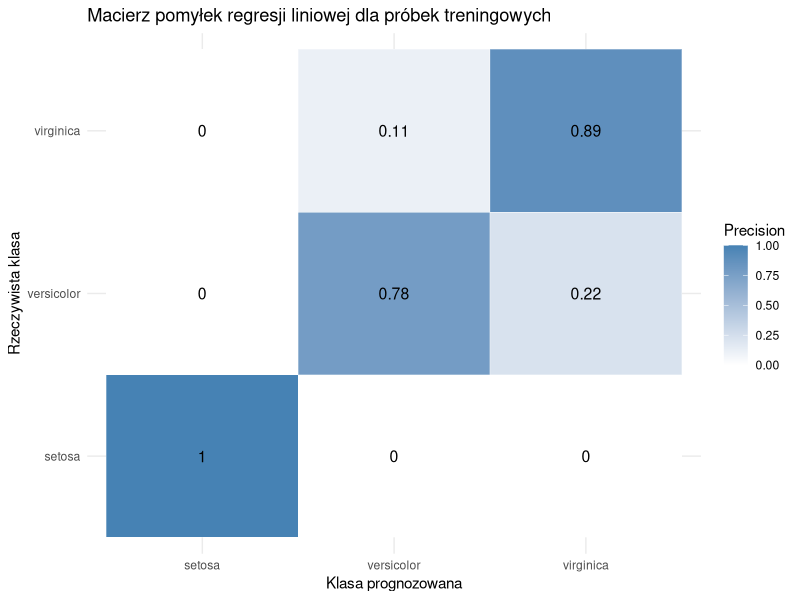
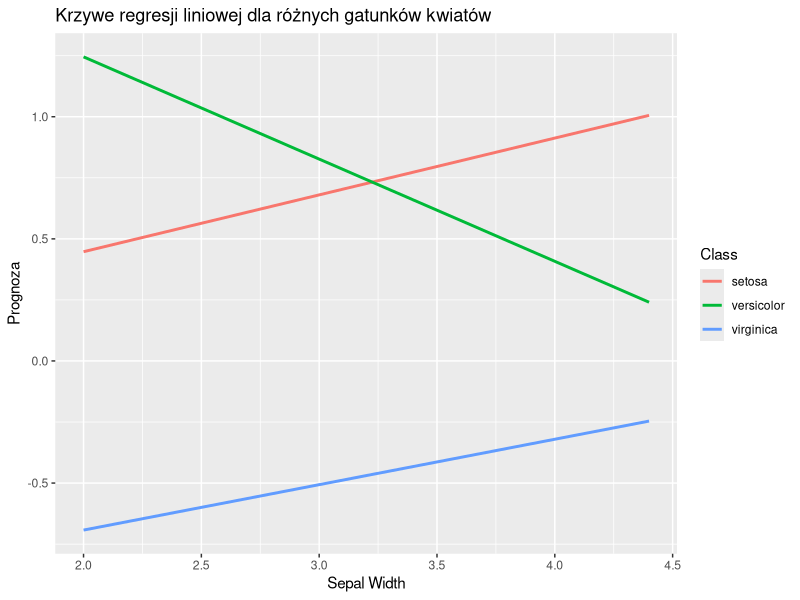
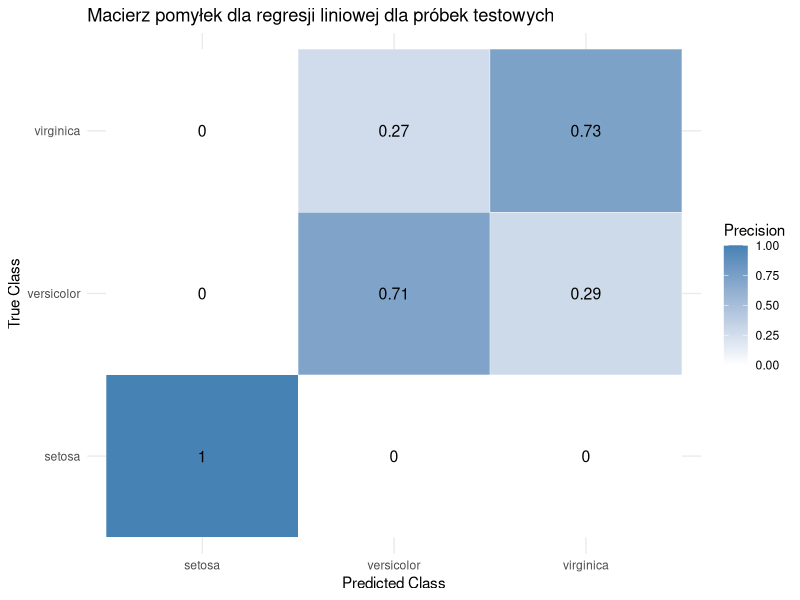
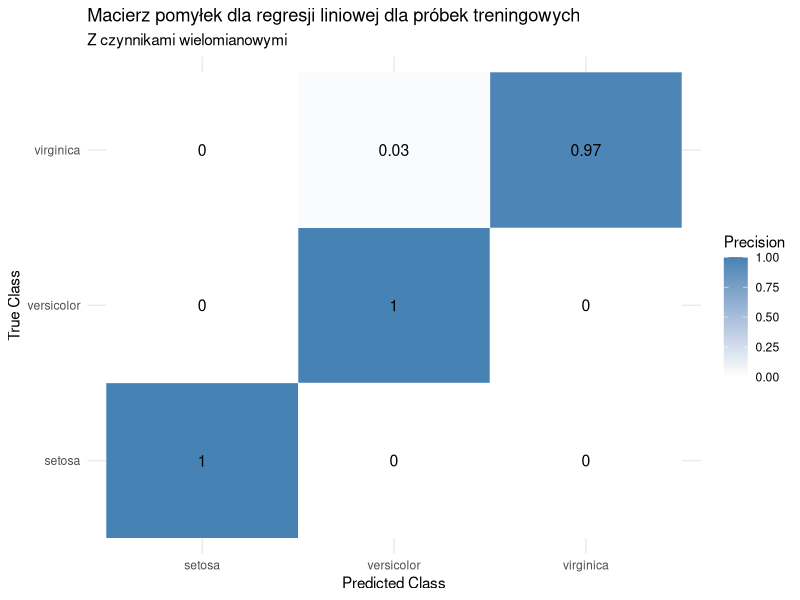
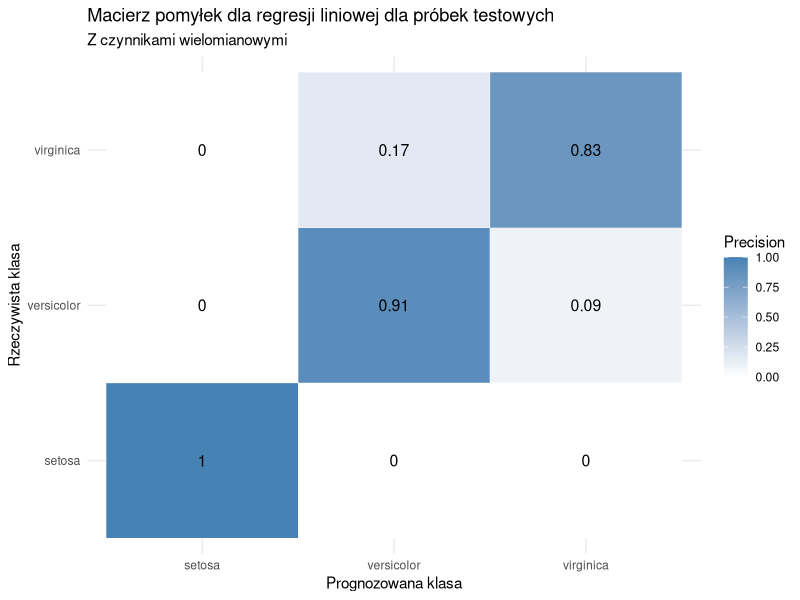
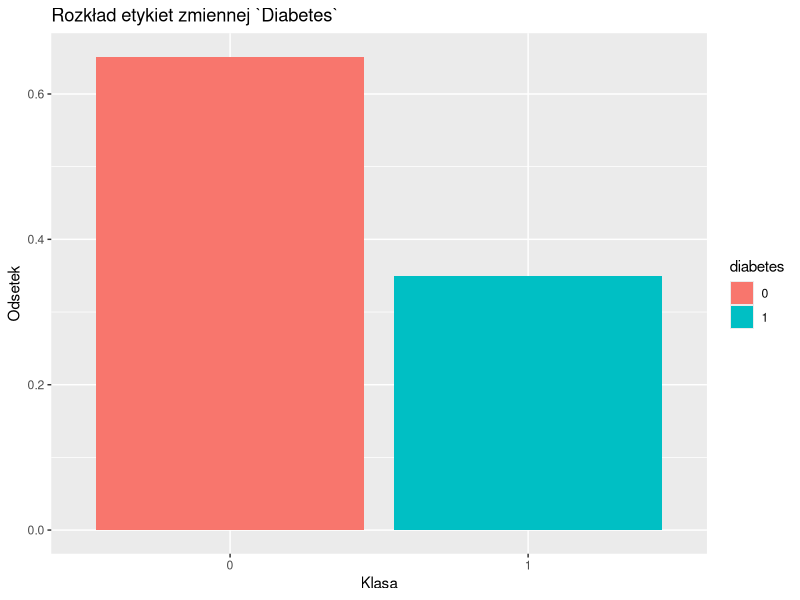
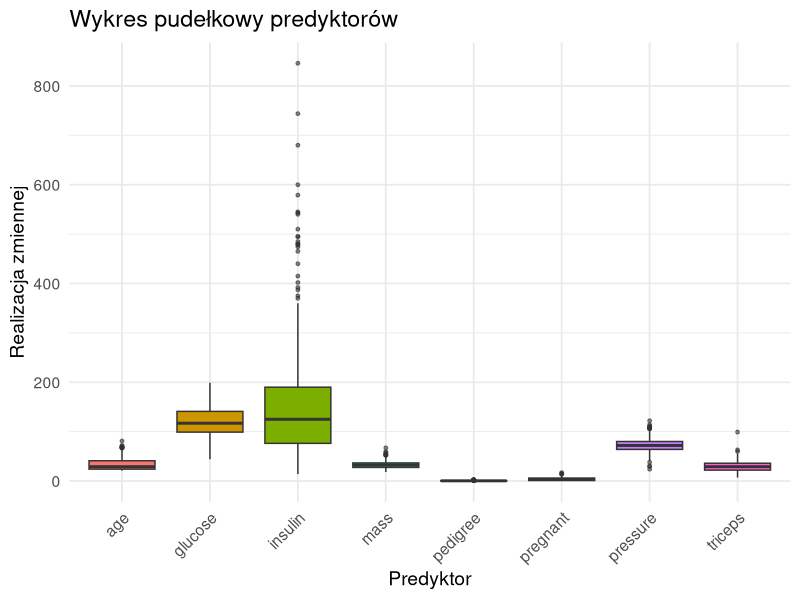
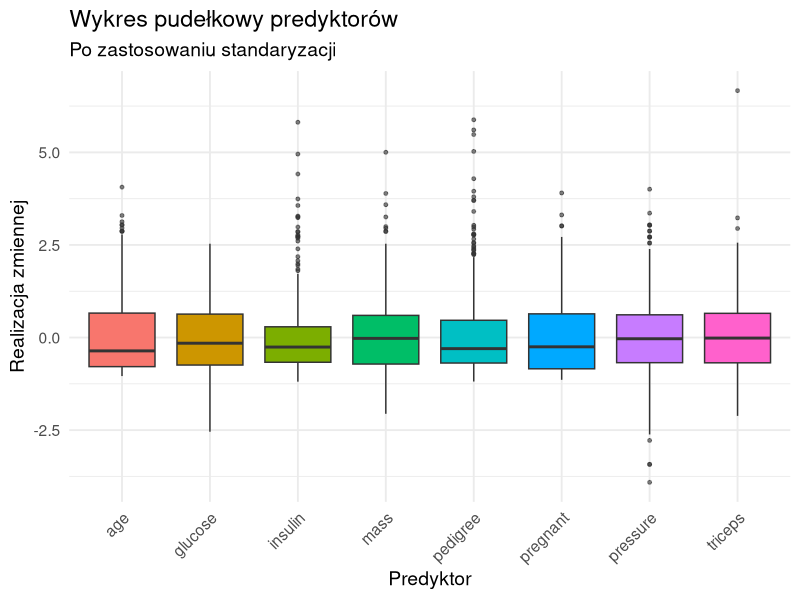

Source code (R) for these figures, in order:
## ---- chunk 1
knitr::opts_chunk$set(echo = FALSE, cache = FALSE)
knitr::opts_chunk$set(warning = FALSE, message = FALSE, include = FALSE) 
knitr::opts_chunk$set(fig.pos = "H", out.extra = '', fig.align = "center",
                      fig.height = 4, fig.width =6)
knitr::opts_chunk$set(dev.args = list(encoding = "CP1250.ENC"))

## ---- chunk 2
# Import necessary librarries
library(datasets)
library(caret)
library(reshape2)
library(ggplot2)
library(rlang)
library(dplyr)
library(tidyr)
library(class)

## ---- chunk 3
iris_df <- iris
## ---- chunk 4
split_ratio <- 0.7

train_indices <- sample(seq_len(nrow(iris_df)), size = split_ratio * nrow(iris_df))

train_data <- iris_df[train_indices, ]
test_data  <- iris_df[-train_indices, ]
## ---- chunk 5
# Extract class labels
classes <- unique(iris_df$Species)

predictors <- c("Sepal.Length","Sepal.Width", "Petal.Length", "Petal.Width")

# Function to fit one-vs-rest linear regression model for a given class
model_fitter <- function(train_data, cls) {
  binary_response <- ifelse(train_data$Species == cls, 1, 0)
  lm(binary_response ~ Sepal.Length + Sepal.Width + Petal.Length + Petal.Width,
     data = train_data)
}

# Train a model for each class
models <- lapply(classes, function(cls) model_fitter(train_data, cls))

# Function to predict class with the highest predicted value
predict_multiclass <- function(data, models) {
  preds <- sapply(models, function(model) predict(model, newdata = data))
  preds <- as.matrix(preds)
  colnames(preds) <- classes

  max_indices <- apply(preds, 1, which.max)
  predicted_classes <- factor(classes[max_indices], levels = classes)

  return(predicted_classes)
}

## ---- chunk 6
# Predict ondata
predicted.classes <- predict_multiclass(iris_df, models)

iris_df$Predicted.Species <- predicted.classes
## ---- chunk 7
# Find the true labels
G <- iris_df[train_indices, "Species"]

# Find the predicted labels
G.hat <- predicted.classes[train_indices]

# Create a confussion matrix
conf.matrix <- confusionMatrix(data = G.hat, reference = G)$table

# Normalize the matrix by columns and melt the matrix
conf.matrix <- melt(prop.table(conf.matrix, margin = 2))

# Rename the columns of the matrix
colnames(conf.matrix) <- c("Predicted.label", "True.label", "Precision")


# Plot the confussion matrix as heatmap
ggplot(conf.matrix, aes(x = Predicted.label, y = True.label, fill = Precision)) +
  geom_tile(color = "white") +
  geom_text(aes(label = round(Precision, 2)), size = 4) +
  scale_fill_gradient(low = "white", high = "steelblue") +
  labs(title = "Macierz pomyłek regresji liniowej dla próbek treningowych",
       x = "Klasa prognozowana", y = "Rzeczywista klasa", fill = "Precision") +
  theme_minimal()

## ---- chunk 8
create_linreg_data <- function(class, predictor = "Sepal.Length"){
  class_idx <- which(classes == class)
  model_do_wykresu <- models[[class_idx]] # Find the model for this particular class
  wspolczynniki <- coef(model_do_wykresu)  # Find the model coefficients

  przewidywane_wartosci <- wspolczynniki[1]  + wspolczynniki[predictor] * train_data[[predictor]] # Find the prediction error
  wartosci_regresji <- data.frame("X" = train_data[[predictor]], # Create data frame
                                   "Y" = przewidywane_wartosci,
                                   "Class" = class)
  colnames(wartosci_regresji) = c(predictor, "Y", "Class") # Set the column names
  return(wartosci_regresji)
}
## ---- chunk 9
predictor <- "Sepal.Width" # Wybiera predyktor

dfs <- lapply(classes, function(x) {create_linreg_data(x, predictor)}) # Tworzy listę ramek danych
combined_df <- bind_rows(dfs) # Łączy ramki danych

# Tworzy wykres liniowy
p1 <- ggplot(combined_df, aes(x = !!sym(predictor), y = Y, color = Class)) +
  geom_line(size = 1) +
  labs(title = "Krzywe regresji liniowej dla różnych gatunków kwiatów",
       x = gsub("\\.", " ", predictor), # Etykieta osi X
       y = "Prognoza", # Etykieta osi Y
       color = "Class") # Etykieta legendy
print(p1)
## ---- chunk 10
# Find the true labels
G <- iris_df[-train_indices, "Species"]

# Find the predicted labels
G.hat <- predicted.classes[-train_indices]

# Create a confussion matrix
conf.matrix <- confusionMatrix(data = G.hat, reference = G)$table

# Normalize the matrix by columns and melt the matrix
conf.matrix <- melt(prop.table(conf.matrix, margin = 2))

# Rename the columns of the matrix
colnames(conf.matrix) <- c("Predicted.label", "True.label", "Precision")


# Plot the confussion matrix as heatmap
ggplot(conf.matrix, aes(x = Predicted.label, y = True.label, fill = Precision)) +
  geom_tile(color = "white") +
  geom_text(aes(label = round(Precision, 2)), size = 4) +
  scale_fill_gradient(low = "white", high = "steelblue") +
  labs(title = "Macierz pomyłek dla regresji liniowej dla próbek testowych",
       x = "Predicted Class", y = "True Class", fill = "Precision") +
  theme(legend.position = "none") +
  theme_minimal()
## ---- chunk 11

# Creating the polynomial features
iris_df$Sepal.Length2 <- iris_df$Sepal.Length^2
iris_df$Sepal.Width2 <- iris_df$Sepal.Width^2
iris_df$Petal.Length2 <- iris_df$Petal.Length^2
iris_df$Petal.Width2 <- iris_df$Petal.Width^2

iris_df$Sepal.Length_Sepal.Width <- iris_df$Sepal.Length * iris_df$Sepal.Width
iris_df$Sepal.Length_Petal.Length <- iris_df$Sepal.Length * iris_df$Petal.Length
iris_df$Sepal.Length_Petal.Width <- iris_df$Sepal.Length * iris_df$Petal.Width
iris_df$Sepal.Width_Petal.Length <- iris_df$Sepal.Width * iris_df$Petal.Length
iris_df$Sepal.Width_Petal.Width <- iris_df$Sepal.Width * iris_df$Petal.Width
iris_df$Petal.Length_Petal.Width <- iris_df$Petal.Length * iris_df$Petal.Width

## ---- chunk 12
train_indices <- sample(seq_len(nrow(iris_df)), size = split_ratio * nrow(iris_df))

iris_df <-   iris_df %>% mutate(Predicted.Species = NULL)

train_data <- iris_df[train_indices, ]
test_data <- iris_df[-train_indices, ]

## ---- chunk 13
# Train a model for each class

# Function to fit one-vs-rest linear regression model for a given class


model_fitter <- function(train_data, cls) {
  binary_response <- ifelse(train_data$Species == cls, 1, 0)
  lm(binary_response ~ ., data = train_data[, names(train_data) != "Species"])
}

models <- lapply(classes, function(cls) model_fitter(train_data, cls))


## ---- chunk 14
# Predict on data
predicted.classes <- predict_multiclass(iris_df, models)

iris_df$Predicted.Species <- predicted.classes

## ---- chunk 15
# Find the true labels
G <- iris_df[train_indices, "Species"]

# Find the predicted labels
G.hat <- predicted.classes[train_indices]

# Create a confussion matrix
conf.matrix <- confusionMatrix(data = G.hat, reference = G)$table

# Normalize the matrix by columns and melt the matrix
conf.matrix <- melt(prop.table(conf.matrix, margin = 2))

# Rename the columns of the matrix
colnames(conf.matrix) <- c("Predicted.label", "True.label", "Precision")


# Plot the confussion matrix as heatmap
ggplot(conf.matrix, aes(x = Predicted.label, y = True.label, fill = Precision)) +
  geom_tile(color = "white") +
  geom_text(aes(label = round(Precision, 2)), size = 4) +
  scale_fill_gradient(low = "white", high = "steelblue") +
  labs(title = "Macierz pomyłek dla regresji liniowej dla próbek treningowych",
       subtitle = "Z czynnikami wielomianowymi",
       x = "Predicted Class", y = "True Class", fill = "Precision") +
  theme_minimal()

## ---- chunk 16
# Find the true labels
G <- iris_df[-train_indices, "Species"]

# Find the predicted labels
G.hat <- predicted.classes[-train_indices]

# Create a confussion matrix
conf.matrix <- confusionMatrix(data = G.hat, reference = G)$table

# Normalize the matrix by columns and melt the matrix
conf.matrix <- melt(prop.table(conf.matrix, margin = 2))

# Rename the columns of the matrix
colnames(conf.matrix) <- c("Predicted.label", "True.label", "Precision")


# Plot the confussion matrix as heatmap
ggplot(conf.matrix, aes(x = Predicted.label, y = True.label, fill = Precision)) +
  geom_tile(color = "white") +
  geom_text(aes(label = round(Precision, 2)), size = 4) +
  scale_fill_gradient(low = "white", high = "steelblue") +
  labs(title = "Macierz pomyłek dla regresji liniowej dla próbek testowych",
       subtitle  = "Z czynnikami wielomianowymi",
       x = "Prognozowana klasa", y = "Rzeczywista klasa", fill = "Precision") +
  theme_minimal()

## ---- chunk 17
library("mlbench")
data("PimaIndiansDiabetes2")
pimaindians.df <- PimaIndiansDiabetes2

## ---- chunk 18
pimaindians.df  <-  pimaindians.df %>% mutate(diabetes = ifelse(pimaindians.df$diabetes == "pos", 1, 0))

pimaindians.df$diabetes <- factor(pimaindians.df$diabetes)
## ---- chunk 19
# Probability for each class of `diabetes` target variable.
probs <- pimaindians.df %>%
  group_by(diabetes) %>%
  summarise(liczba = n()) %>%
  mutate(prawdopodobienstwo = liczba / sum(liczba))

probs$diabetes <- factor(probs$diabetes)

ggplot(probs, aes(x = diabetes, y = prawdopodobienstwo, fill = diabetes)) +
  geom_bar(stat = "identity") +
  labs(x = "Klasa", y = "Odsetek", title = "Rozkład etykiet zmiennej `Diabetes`")

## ---- chunk 20
# Find predictors
predictors <- setdiff(colnames(pimaindians.df), "diabetes")

# Dataframe with predictors
X <- pimaindians.df[predictors]

# Convert to long format
X.long <- X %>%
  pivot_longer(cols = everything(),
               names_to = "predictor",
               values_to = "realization")

# Plotting boxplots
ggplot(X.long, aes(x = predictor, y = realization, fill = predictor)) +
  geom_boxplot(outlier.size = 1, outlier.alpha = 0.6) +  # boxplot with smaller, semi-transparent outliers
  theme_minimal(base_size = 14) +                        # clean minimal theme with base font size 14
  theme(
    axis.text.x = element_text(angle = 45, hjust = 1),  # rotate x-axis labels 45 degrees for better readability
    legend.position = "none"                             # hide legend (fill color is redundant with x-axis labels)
  ) +
  labs(
    x = "Predyktor",                                     # etykieta osi X
    y = "Realizacja zmiennej",                           # etykieta osi Y
    title = "Wykres pudełkowy predyktorów"               # tytuł wykresu
  )

## ---- chunk 21

X.std <- data.frame(apply(X, 2, function(x){ (x - mean(x, na.rm = TRUE))/ sd(x, na.rm = TRUE)}
))

# Convert to long format
X.std.long <- X.std %>%
  pivot_longer(cols = everything(),
               names_to = "predictor",
               values_to = "realization")


# Plotting boxplots
ggplot(X.std.long, aes(x = predictor, y = realization, fill = predictor)) +
  geom_boxplot(outlier.size = 1, outlier.alpha = 0.6) +  # boxplot with smaller, semi-transparent outliers
  theme_minimal(base_size = 14) +                        # clean minimal theme with base font size 14
  theme(
    axis.text.x = element_text(angle = 45, hjust = 1),  # rotate x-axis labels 45 degrees for better readability
    legend.position = "none"                             # hide legend (fill color is redundant with x-axis labels)
  ) +
  labs(
    x = "Predyktor",                                     # etykieta osi X
    y = "Realizacja zmiennej",                           # etykieta osi Y
    title = "Wykres pudełkowy predyktorów",               # tytuł wykresu
    subtitle = "Po zastosowaniu standaryzacji"            # Podtytuł wykresu
  )


## ---- chunk 22
# Apply the standarization to the dataframe
pimaindians.df[predictors] = X.std


pimaindians.long.df <- pimaindians.df %>% pivot_longer( cols = where(is.numeric), values_to = "realization", 
                                                        names_to = "predictor")

# Plotting boxplots
ggplot(pimaindians.long.df, aes(x = predictor, y = realization, fill = diabetes)) +
  geom_boxplot(outlier.size = 1, outlier.alpha = 0.6) +  # boxplot with smaller, semi-transparent outliers
  theme_minimal(base_size = 14) +                        # clean minimal theme with base font size 14
  theme(
    axis.text.x = element_text(angle = 45, hjust = 1)  # rotate x-axis labels 45 degrees for better readability
  ) +
  labs(
    x = "Predyktor",                                     # etykieta osi X
    y = "Realizacja zmiennej",                           # etykieta osi Y
    title = "Wykres pudełkowy predyktorów po zastosowaniu standaryzacji",               # tytuł wykresu
  )


## ---- chunk 23
split_ratio <- 0.7


# Imputation by mean
pimaindians.df <- pimaindians.df %>%
  mutate(across(where(is.numeric), ~ ifelse(is.na(.), mean(., na.rm = TRUE), .)))


train_indices <- sample(seq_len(nrow(pimaindians.df)), size = split_ratio * nrow(pimaindians.df))

train_data <- pimaindians.df[train_indices, ]
test_data  <- pimaindians.df[-train_indices, ]


train.X <- train_data[, predictors] # Training set of predictors
train.Y <- train_data[, c("diabetes")] # Training set of target variable

test.X <- test_data[, predictors] # Testing set of predictors
test.Y <- test_data[, c("diabetes")]  # Testing set of target variable

## ---- chunk 24
# Build the KNN model
KNN_build <- function(k){
knn_pred <- knn(train = train.X, test = test.X, cl = train.Y, k = k)

return (knn_pred)
}

## ---- chunk 25
knn_pred <- KNN_build(5)
# Create a confussion matrix
conf.matrix <- confusionMatrix(data = knn_pred, reference = test.Y)$table

# Normalize the matrix by columns and melt the matrix
conf.matrix <- melt(prop.table(conf.matrix, margin = 2))

# Rename the columns of the matrix
colnames(conf.matrix) <- c("Predicted.label", "True.label", "Precision")

conf.matrix$Predicted.label <- factor(conf.matrix$Predicted.label, levels = c("0", "1"))
conf.matrix$True.label <- factor(conf.matrix$True.label, levels = c("0", "1"))

p1 <- ggplot(conf.matrix, aes(x = Predicted.label, y = True.label, fill = Precision)) +
  geom_tile(color = "white") +
  geom_text(aes(label = round(Precision, 2)), size = 4) +
  scale_fill_gradient(low = "white", high = "steelblue") +
  labs(title = "Macierz pomyłek algorytmu KNN",
       subtitle = "k = 5",
       x = "Prognozowana klasa", y = "Rzeczywista klasa", fill = "Precision") +
  theme_minimal()

print(p1)


# Find the precisions of both classes
class.precisions <- filter(conf.matrix, Predicted.label == True.label)    
                           
# Precision for 0 class.
precision.0 <- class.precisions[1, "Precision"] 

# Precision for 1 class
precision.1 <- class.precisions[2, "Precision"] 

## ---- chunk 26
KNN_class_error <- function(k){
  # Train the model
  y.pred <- KNN_build(k)
  
  # Compute the classification error
  CE <- sum((y.pred != test.Y)) / length(y.pred)
  
  return(CE)
}

K <- seq.int(1, 25, 1)

CEs <- sapply(K, KNN_class_error)

df <- data.frame(k = K, CE = CEs)

# Oblicz minimalny błąd i odpowiadające mu k
min_CE <- min(df$CE)
best_k <- df$k[which.min(df$CE)]


# Znajdź najlepsze k
min_CE <- min(df$CE)
best_k <- df$k[which.min(df$CE)]

# Wykres
ggplot(df, aes(x = k, y = CE)) +
  geom_line(color = "blue", size = 1) +
  geom_point(color = "red", size = 1.8) +
  geom_point(data = subset(df, k == best_k), aes(x = k, y = CE), 
             color = "green", size = 2.5) +
  labs(title = "Błąd klasyfikacji w zależności od liczby sąsiadów",
       subtitle = "Algorytm k-Nearest Neighbors",
       x = "Liczba sąsiadów (k)",
       y = "Błąd klasyfikacji") +
  scale_x_continuous(breaks = seq(1, 25, 2)) +
  scale_y_continuous(labels = scales::percent_format(accuracy = 1)) +
  theme_minimal(base_size = 12) +
  theme(
    plot.title = element_text(face = "bold", size = 14),
    plot.subtitle = element_text(size = 11),
    axis.title = element_text(size = 12),
    axis.text = element_text(size = 10),
    panel.grid.minor = element_blank()
  )

## ---- chunk 27
# Tworzymy data frame do trenowania
train_data <- data.frame(X = train.X, Y = as.factor(train.Y))

# Ustawienia cross-validation
ctrl <- trainControl(method = "cv",        # cross-validation
                     number = 25)          # Number of folds
                
# Train KNN with CV
set.seed(123)  # dla powtarzalności
knn_cv_model <- train(Y ~ ., 
                      data = train_data,
                      method = "knn",
                      trControl = ctrl,
                      tuneGrid = data.frame(k = 1:25))  #

# Compute the classificator error (1 - accuracy)
results <- knn_cv_model$results
results$ClassificationError <- 1 - results$Accuracy

min_CE <- min(results$ClassificationError)
best_k_CV <- results$k[which.min(results$ClassificationError)]


ggplot(results, aes(x = k, y = ClassificationError)) +
  geom_line(color = "blue") +
  geom_point(color = "red", size = 2.5) + 
  geom_point(data = subset(results, k == best_k_CV), aes(x = k, y = ClassificationError),
             color = "green", size = 2.5) +
  labs(title = "Błąd klasyfikacji w cross-validation dla KNN",
       x = "Liczba sąsiadów (k)",
       y = "Błąd klasyfikacji") +
  scale_y_continuous(labels = scales::percent_format(accuracy = 1)) +
  theme_minimal()

